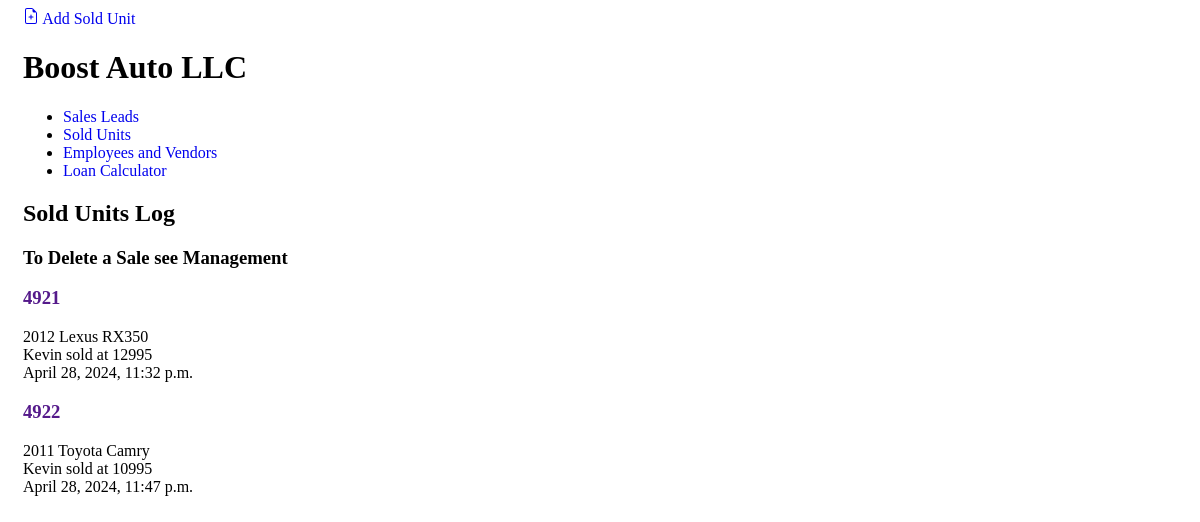
Screenshot of /sold_units/ (signed in) with the database file from the repository.
### sold_units/models.py (models this page shows, shortened)
class SoldUnits(models.Model):
    author = models.ForeignKey(settings.AUTH_USER_MODEL, on_delete=models.CASCADE)
    Inventory = models.CharField(max_length=200)
    Year_Make_Model = models.CharField(max_length=200)
    comments = models.TextField(default='Customer Request')
    published_date = models.DateTimeField(blank=True, null=True)

### sold_units/views.py (the view)
# urls.py: path('', views.sold_units_list, name='sold_units_list'),
@login_required
def sold_units_list(request):
    sold = SoldUnits.objects.filter(published_date__lte=timezone.now()).order_by('published_date')
    return render(request, 'sold_units/sold_units_list.html', {'sold':sold})

### sold_units/templates/sold_units/sold_units_list.html
{% extends 'sold_units/base.html' %}
    {% block content %}
    <h2>Sold Units Log</h2>
    <h3>To Delete a Sale see Management</h3>
    {% for sale in sold %}
        <article>
            <h3><a href="">{{ sale.Inventory }} </a></h3>
            <p>{{ sale.Year_Make_Model }}</p>
            <p>{{ sale.comments }}</p>
            <time>{{ sale.published_date }}</time>
        </article>
    {% endfor %}
    {% endblock %}

### staticfiles/css/sales.css (style rules this page uses)
body { padding-left: 15px; }
a:link { text-decoration: none; }
p { margin: 0; padding: 0; }

### rows the page displays
SoldUnits: Inventory "4921", Year_Make_Model "2012 Lexus RX350", comments "Kevin sold at 12995", published_date "April 28, 2024, 11:32 p.m."
SoldUnits: Inventory "4922", Year_Make_Model "2011 Toyota Camry", comments "Kevin sold at 10995", published_date "April 28, 2024, 11:47 p.m."
